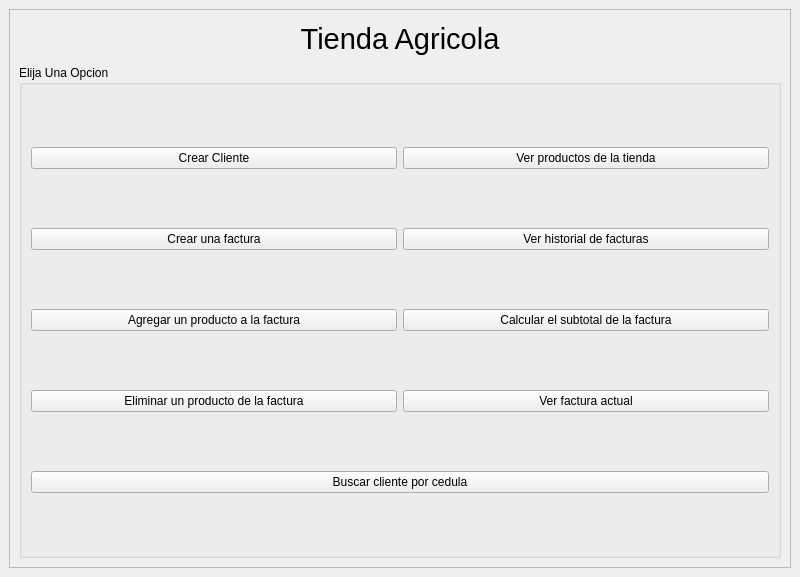
<?xml version="1.0" encoding="UTF-8"?>
<ui version="4.0">
 <class>TiendaDeProductosAgricolas</class>
 <widget class="QMainWindow" name="TiendaDeProductosAgricolas">
  <property name="geometry">
   <rect>
    <x>0</x>
    <y>0</y>
    <width>800</width>
    <height>577</height>
   </rect>
  </property>
  <property name="windowTitle">
   <string>MainWindow</string>
  </property>
  <widget class="QWidget" name="centralwidget">
   <layout class="QHBoxLayout" name="horizontalLayout">
    <item>
     <widget class="QFrame" name="frame">
      <property name="frameShape">
       <enum>QFrame::StyledPanel</enum>
      </property>
      <property name="frameShadow">
       <enum>QFrame::Raised</enum>
      </property>
      <layout class="QVBoxLayout" name="verticalLayout">
       <item>
        <widget class="QLabel" name="label">
         <property name="maximumSize">
          <size>
           <width>16777215</width>
           <height>40</height>
          </size>
         </property>
         <property name="font">
          <font>
           <pointsize>22</pointsize>
          </font>
         </property>
         <property name="layoutDirection">
          <enum>Qt::LeftToRight</enum>
         </property>
         <property name="text">
          <string>Tienda Agricola</string>
         </property>
         <property name="alignment">
          <set>Qt::AlignCenter</set>
         </property>
         <property name="wordWrap">
          <bool>true</bool>
         </property>
        </widget>
       </item>
       <item>
        <widget class="QGroupBox" name="groupBox">
         <property name="title">
          <string>Elija Una Opcion</string>
         </property>
         <layout class="QGridLayout" name="gridLayout">
          <item row="0" column="0">
           <widget class="QPushButton" name="pushButton">
            <property name="text">
             <string>Crear Cliente</string>
            </property>
           </widget>
          </item>
          <item row="0" column="1">
           <widget class="QPushButton" name="pushButton_8">
            <property name="text">
             <string>Ver productos de la tienda</string>
            </property>
           </widget>
          </item>
          <item row="1" column="0">
           <widget class="QPushButton" name="pushButton_2">
            <property name="text">
             <string>Crear una factura</string>
            </property>
           </widget>
          </item>
          <item row="1" column="1">
           <widget class="QPushButton" name="pushButton_7">
            <property name="text">
             <string>Ver historial de facturas</string>
            </property>
           </widget>
          </item>
          <item row="2" column="0">
           <widget class="QPushButton" name="pushButton_3">
            <property name="text">
             <string>Agregar un producto a la factura</string>
            </property>
            <property name="flat">
             <bool>false</bool>
            </property>
           </widget>
          </item>
          <item row="2" column="1">
           <widget class="QPushButton" name="pushButton_6">
            <property name="text">
             <string>Calcular el subtotal de la factura</string>
            </property>
           </widget>
          </item>
          <item row="3" column="0">
           <widget class="QPushButton" name="pushButton_4">
            <property name="text">
             <string>Eliminar un producto de la factura</string>
            </property>
           </widget>
          </item>
          <item row="3" column="1">
           <widget class="QPushButton" name="pushButton_5">
            <property name="text">
             <string>Ver factura actual</string>
            </property>
           </widget>
          </item>
          <item row="4" column="0" colspan="2">
           <widget class="QPushButton" name="pushButton_9">
            <property name="text">
             <string>Buscar cliente por cedula</string>
            </property>
           </widget>
          </item>
         </layout>
        </widget>
       </item>
      </layout>
     </widget>
    </item>
   </layout>
  </widget>
 </widget>
 <resources/>
 <connections>
  <connection>
   <sender>pushButton</sender>
   <signal>objectNameChanged(QString)</signal>
   <receiver>TiendaDeProductosAgricolas</receiver>
   <slot>show()</slot>
   <hints>
    <hint type="sourcelabel">
     <x>255</x>
     <y>210</y>
    </hint>
    <hint type="destinationlabel">
     <x>862</x>
     <y>195</y>
    </hint>
   </hints>
  </connection>
 </connections>
</ui>


<!-- def openSearchClientDialog(self):
        self.addProductDialog = QtWidgets.QDialog()
        self.addProductDialog.ui = Ui_Dialog()

        #cambiar Nombre del producto por "Ingrese Numero de Cedula"
        self.addProductDialog.ui.label.setText("Ingrese Numero de Cedula")
        self.addProductDialog.ui.setupUi(self.addProductDialog)
        self.addProductDialog.ui.buttonBox.accepted.connect(self.searchClient)
        self.addProductDialog.exec()
        return self.client
        
        
        def searchClient(self):
        identification_number = self.addProductDialog.ui.plainTextEdit_3.toPlainText()
        clientList = self._clientList
        client = Crud.Client().buscarCliente(clientList, identification_number)
        if client:
            self.client = client
            QtWidgets.QMessageBox.information(self.addProductDialog, "Éxito", f"Cliente encontrado.\nClientes Totales: {len(clientList)}")
            QtWidgets.QMessageBox.information(self.addProductDialog, "Éxito", f"Bienvenido De Nuevo {client.name}")
            self.addProductDialog.accept()
            return self.client
        else:
            QtWidgets.QMessageBox.critical(self.addProductDialog, "Error", "Cliente no encontrado.")
        return self.client -->
